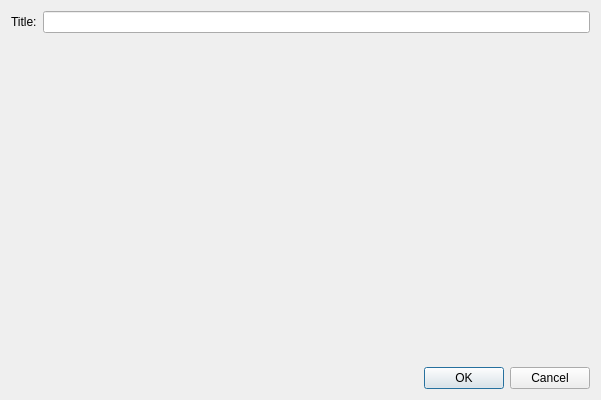
<?xml version="1.0" encoding="UTF-8"?>
<ui version="4.0">
 <class>CustomLessonEditorDialog</class>
 <widget class="QDialog" name="CustomLessonEditorDialog">
  <property name="geometry">
   <rect>
    <x>0</x>
    <y>0</y>
    <width>601</width>
    <height>400</height>
   </rect>
  </property>
  <property name="windowTitle">
   <string>Dialog</string>
  </property>
  <layout class="QVBoxLayout" name="verticalLayout">
   <item>
    <layout class="QFormLayout" name="formLayout">
     <item row="0" column="0">
      <widget class="QLabel" name="m_titleLabel">
       <property name="text">
        <string>Title:</string>
       </property>
      </widget>
     </item>
     <item row="0" column="1">
      <widget class="KLineEdit" name="m_titleLineEdit"/>
     </item>
    </layout>
   </item>
   <item>
    <spacer name="m_verticalSpacer">
     <property name="orientation">
      <enum>Qt::Vertical</enum>
     </property>
     <property name="sizeType">
      <enum>QSizePolicy::Fixed</enum>
     </property>
     <property name="sizeHint" stdset="0">
      <size>
       <width>20</width>
       <height>13</height>
      </size>
     </property>
    </spacer>
   </item>
   <item>
    <widget class="LessonTextEditor" name="m_lessonTextEditor" native="true"/>
   </item>
   <item>
    <widget class="QDialogButtonBox" name="m_buttonBox">
     <property name="orientation">
      <enum>Qt::Horizontal</enum>
     </property>
     <property name="standardButtons">
      <set>QDialogButtonBox::Cancel|QDialogButtonBox::Ok</set>
     </property>
    </widget>
   </item>
  </layout>
 </widget>
 <customwidgets>
  <customwidget>
   <class>KLineEdit</class>
   <extends>QLineEdit</extends>
   <header>klineedit.h</header>
  </customwidget>
  <customwidget>
   <class>LessonTextEditor</class>
   <extends>QWidget</extends>
   <header>editor/lessontexteditor.h</header>
   <container>1</container>
  </customwidget>
 </customwidgets>
 <resources/>
 <connections>
  <connection>
   <sender>m_buttonBox</sender>
   <signal>accepted()</signal>
   <receiver>CustomLessonEditorDialog</receiver>
   <slot>accept()</slot>
   <hints>
    <hint type="sourcelabel">
     <x>248</x>
     <y>254</y>
    </hint>
    <hint type="destinationlabel">
     <x>157</x>
     <y>274</y>
    </hint>
   </hints>
  </connection>
  <connection>
   <sender>m_buttonBox</sender>
   <signal>rejected()</signal>
   <receiver>CustomLessonEditorDialog</receiver>
   <slot>reject()</slot>
   <hints>
    <hint type="sourcelabel">
     <x>316</x>
     <y>260</y>
    </hint>
    <hint type="destinationlabel">
     <x>286</x>
     <y>274</y>
    </hint>
   </hints>
  </connection>
 </connections>
</ui>
